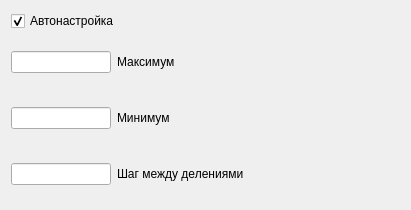
<?xml version="1.0" encoding="UTF-8"?>
<ui version="4.0">
 <class>AxisSettingDialog</class>
 <widget class="QDialog" name="AxisSettingDialog">
  <property name="geometry">
   <rect>
    <x>0</x>
    <y>0</y>
    <width>411</width>
    <height>210</height>
   </rect>
  </property>
  <property name="maximumSize">
   <size>
    <width>450</width>
    <height>250</height>
   </size>
  </property>
  <property name="windowTitle">
   <string>Настройка оси значений</string>
  </property>
  <layout class="QVBoxLayout" name="verticalLayout">
   <item>
    <widget class="QCheckBox" name="chbAuto">
     <property name="text">
      <string>Автонастройка</string>
     </property>
     <property name="checked">
      <bool>true</bool>
     </property>
    </widget>
   </item>
   <item>
    <layout class="QHBoxLayout" name="horizontalLayout_2">
     <item>
      <widget class="QLineEdit" name="txtMaxValue">
       <property name="minimumSize">
        <size>
         <width>100</width>
         <height>0</height>
        </size>
       </property>
       <property name="maximumSize">
        <size>
         <width>100</width>
         <height>16777215</height>
        </size>
       </property>
      </widget>
     </item>
     <item>
      <widget class="QLabel" name="label_2">
       <property name="text">
        <string>Максимум</string>
       </property>
      </widget>
     </item>
    </layout>
   </item>
   <item>
    <layout class="QHBoxLayout" name="horizontalLayout">
     <item>
      <widget class="QLineEdit" name="txtMinValue">
       <property name="minimumSize">
        <size>
         <width>100</width>
         <height>0</height>
        </size>
       </property>
       <property name="maximumSize">
        <size>
         <width>100</width>
         <height>16777215</height>
        </size>
       </property>
      </widget>
     </item>
     <item>
      <widget class="QLabel" name="label">
       <property name="text">
        <string>Минимум</string>
       </property>
      </widget>
     </item>
    </layout>
   </item>
   <item>
    <layout class="QHBoxLayout" name="horizontalLayout_3">
     <item>
      <widget class="QLineEdit" name="txtStepValue">
       <property name="minimumSize">
        <size>
         <width>100</width>
         <height>0</height>
        </size>
       </property>
       <property name="maximumSize">
        <size>
         <width>100</width>
         <height>16777215</height>
        </size>
       </property>
      </widget>
     </item>
     <item>
      <widget class="QLabel" name="label_3">
       <property name="text">
        <string>Шаг между делениями</string>
       </property>
      </widget>
     </item>
    </layout>
   </item>
  </layout>
 </widget>
 <resources/>
 <connections/>
</ui>
